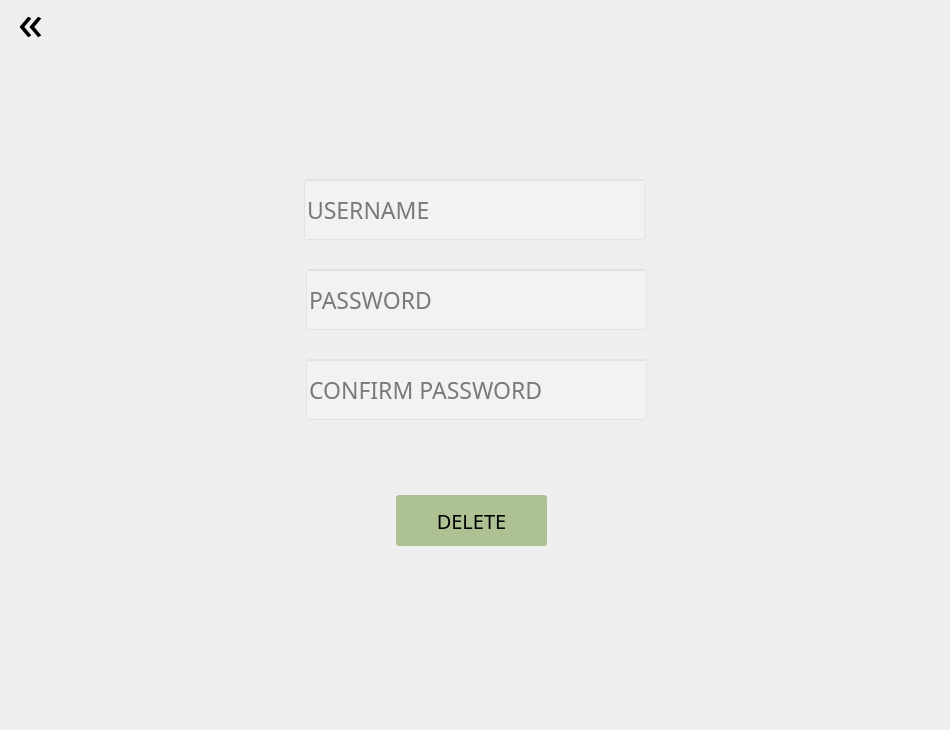
<?xml version="1.0" encoding="UTF-8"?>
<ui version="4.0">
 <class>Dialog</class>
 <widget class="QDialog" name="Dialog">
  <property name="geometry">
   <rect>
    <x>0</x>
    <y>0</y>
    <width>950</width>
    <height>730</height>
   </rect>
  </property>
  <property name="minimumSize">
   <size>
    <width>950</width>
    <height>730</height>
   </size>
  </property>
  <property name="maximumSize">
   <size>
    <width>950</width>
    <height>730</height>
   </size>
  </property>
  <property name="windowTitle">
   <string>Dialog</string>
  </property>
  <property name="styleSheet">
   <string notr="true">QDialog#Dialog{
background: url('C:/Users/ARYA/Desktop/CoSc/College/S4/DBMS/DBMS Project/Images/delete.png') center no-repeat;
}</string>
  </property>
  <widget class="QPushButton" name="back">
   <property name="geometry">
    <rect>
     <x>0</x>
     <y>-10</y>
     <width>61</width>
     <height>61</height>
    </rect>
   </property>
   <property name="styleSheet">
    <string notr="true">QPushButton{
font-family: Lexend Deca;
font-size: 50px;
background-color: rgba(107, 147, 54, 0);
border: none;
}

QPushButton:hover{
color: green;
}

QPushButton:pressed{
font-size: 49px;
}</string>
   </property>
   <property name="text">
    <string>«</string>
   </property>
  </widget>
  <widget class="QLineEdit" name="usern">
   <property name="geometry">
    <rect>
     <x>304</x>
     <y>179</y>
     <width>341</width>
     <height>61</height>
    </rect>
   </property>
   <property name="styleSheet">
    <string notr="true">QLineEdit{
background: rgba(255, 255, 255, 0.2);
font-family: Lexend Deca;
font-size: 23px;
}

QLineEdit:focus{
background: rgba(255, 255, 255, 0.5);
}</string>
   </property>
   <property name="placeholderText">
    <string>USERNAME</string>
   </property>
  </widget>
  <widget class="QLineEdit" name="password">
   <property name="geometry">
    <rect>
     <x>306</x>
     <y>269</y>
     <width>341</width>
     <height>61</height>
    </rect>
   </property>
   <property name="styleSheet">
    <string notr="true">QLineEdit{
background: rgba(255, 255, 255, 0.2);
font-family: Lexend Deca;
font-size: 23px;
}

QLineEdit:focus{
background: rgba(255, 255, 255, 0.5);
}</string>
   </property>
   <property name="echoMode">
    <enum>QLineEdit::Password</enum>
   </property>
   <property name="placeholderText">
    <string>PASSWORD</string>
   </property>
  </widget>
  <widget class="QLineEdit" name="conpassword">
   <property name="geometry">
    <rect>
     <x>306</x>
     <y>359</y>
     <width>341</width>
     <height>61</height>
    </rect>
   </property>
   <property name="styleSheet">
    <string notr="true">QLineEdit{
background: rgba(255, 255, 255, 0.2);
font-family: Lexend Deca;
font-size: 23px;
}

QLineEdit:focus{
background: rgba(255, 255, 255, 0.5);
}</string>
   </property>
   <property name="echoMode">
    <enum>QLineEdit::Password</enum>
   </property>
   <property name="placeholderText">
    <string>CONFIRM PASSWORD</string>
   </property>
  </widget>
  <widget class="QPushButton" name="deluser">
   <property name="geometry">
    <rect>
     <x>396</x>
     <y>495</y>
     <width>151</width>
     <height>51</height>
    </rect>
   </property>
   <property name="styleSheet">
    <string notr="true">QPushButton#deluser{
font-family: Lexend Deca;
font-size: 20px;
background-color: rgba(107, 147, 54, 0.5);
border: none;
border-radius: 3px;
}

QPushButton#deluser:hover{
background-color: rgb(107, 147, 54);
}

QPushButton#deluser:pressed{
color: white;
}</string>
   </property>
   <property name="text">
    <string>DELETE</string>
   </property>
  </widget>
  <widget class="QLabel" name="correct">
   <property name="geometry">
    <rect>
     <x>420</x>
     <y>430</y>
     <width>161</width>
     <height>31</height>
    </rect>
   </property>
   <property name="styleSheet">
    <string notr="true">QLabel#correct{
text-align: center;
color: green;
font-family: Lexend Deca;
font-size: 15px;
}</string>
   </property>
   <property name="text">
    <string/>
   </property>
  </widget>
  <widget class="QLabel" name="incorrect">
   <property name="geometry">
    <rect>
     <x>390</x>
     <y>440</y>
     <width>191</width>
     <height>16</height>
    </rect>
   </property>
   <property name="styleSheet">
    <string notr="true">QLabel#incorrect{
text-align: center;
color: red;
font-family: Lexend Deca;
font-size: 15px;
}</string>
   </property>
   <property name="text">
    <string/>
   </property>
  </widget>
 </widget>
 <resources/>
 <connections/>
</ui>
